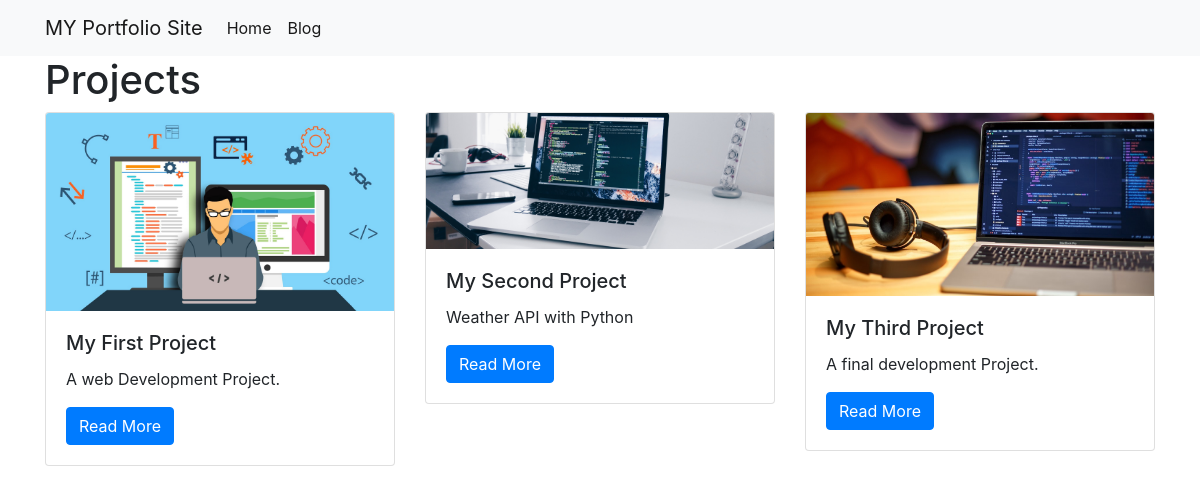
The page / on the database its author committed.
### projects/models.py (models this page shows)
class Project(models.Model):
    title = models.CharField(max_length=100)
    description = models.TextField()
    technology = models.CharField(max_length=20)
    image = models.FilePathField(path="/img")

### projects/views.py (the view)
# urls.py: path("", views.project_index, name="project_index"),
def project_index(request):
    projects = Project.objects.all()
    context = {"projects": projects}
    return render(request, "project_index.html", context)

### projects/templates/project_index.html
{% extends "base.html" %}
{% load static %}
{% block page_content %}
<h1>Projects</h1>
<div class="row">
{% for project in projects %}
    <div class="col-md-4">
        <div class="card mb-2">
            <img class="card-img-top" src="{% static project.image %}">
            <div class="card-body">
                <h5 class="card-title">{{ project.title }}</h5>
                <p class="card-text">{{ project.description }}</p>
                <a href="{% url 'project_detail' project.pk %}"
                   class="btn btn-primary">
                    Read More
                </a>
            </div>
        </div>
    </div>
    {% endfor %}
</div>
{% endblock %}

### rows shown on the page
Project: image (picture), title "My First Project", description "A web Development Project."
Project: image (picture), title "My Second Project", description "Weather API with Python"
Project: image (picture), title "My Third Project", description "A final development Project."
